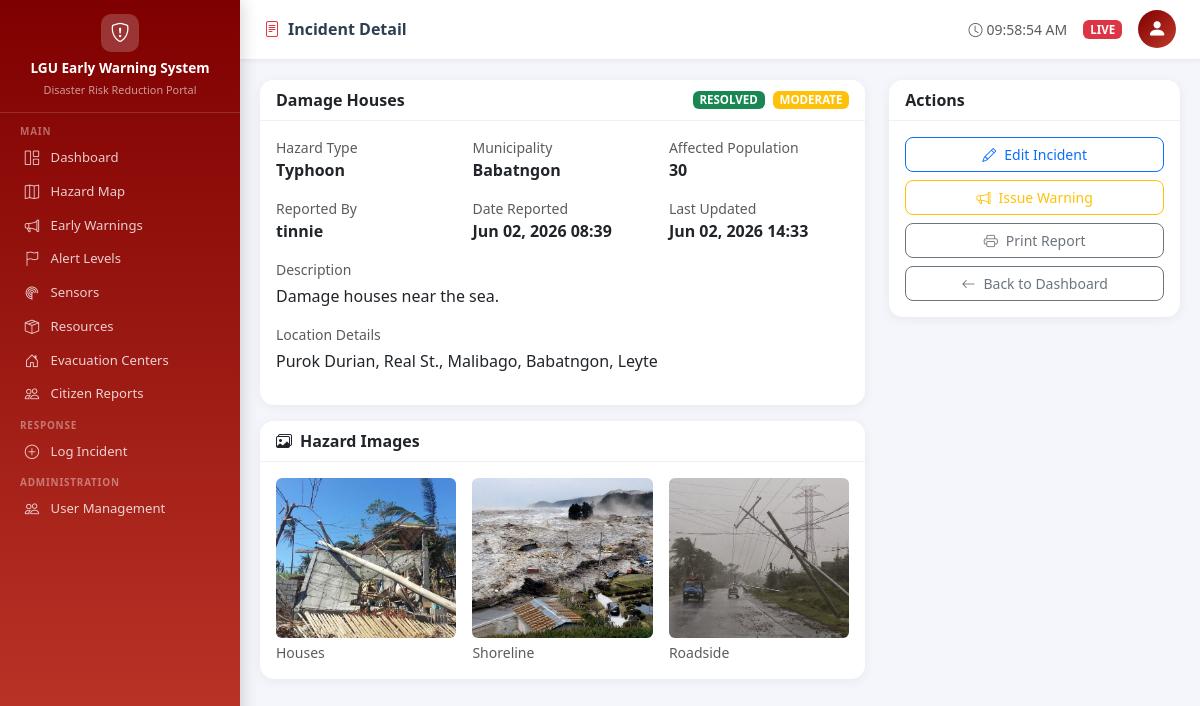
The page /incidents/1/ (signed in) on the database its author committed.
### incidents/models.py (models this page shows, shortened)
class Incident(models.Model):
    STATUS_CHOICES = [
        ('ACTIVE', 'Active'),
        ('MONITORING', 'Monitoring'),
        ('RESOLVED', 'Resolved'),
        ('CLOSED', 'Closed'),
    ]
    SEVERITY_CHOICES = [
        ('LOW', 'Low'),
        ('MODERATE', 'Moderate'),
        ('HIGH', 'High'),
        ('CRITICAL', 'Critical'),
    ]
    title = models.CharField(max_length=200)
    description = models.TextField()
    hazard_type = models.CharField(max_length=20, choices=HazardSensor.HAZARD_TYPES)
    status = models.CharField(max_length=20, choices=STATUS_CHOICES, default='ACTIVE')
    severity = models.CharField(max_length=10, choices=SEVERITY_CHOICES, default='MODERATE')
    municipality = models.CharField(max_length=100)
    image = models.ImageField(upload_to="hazards/", null=True, blank=True)
    latitude = models.FloatField(null=True, blank=True)
    longitude = models.FloatField(null=True, blank=True)
    created_at = models.DateTimeField(auto_now_add=True)
    location_details = models.TextField(help_text='Street, barangay, landmarks')
    reported_by = models.ForeignKey(User, on_delete=models.CASCADE)
    sensor = models.ForeignKey(
        HazardSensor, on_delete=models.SET_NULL,
        null=True, blank=True, related_name='incidents'
    )
    affected_population = models.PositiveIntegerField(default=0)
    created_at = models.DateTimeField(auto_now_add=True)
    updated_at = models.DateTimeField(auto_now=True)
    class Meta:
        ordering = ['-created_at']
        permissions = [
            ('can_bulk_update', 'Can bulk update incident status'),
            ('can_view_all', 'Can view all incidents'),
        ]

class HazardImage(models.Model):
    incident = models.ForeignKey(Incident, on_delete=models.CASCADE, related_name='images')
    image = models.ImageField(upload_to="hazards/", null=True, blank=True)
    caption = models.CharField(max_length=200, blank=True)
    uploaded_at = models.DateTimeField(auto_now_add=True)

### accounts/models.py (models this page shows, shortened)
class User(AbstractUser):
    ROLE_LGU_ADMIN = 'LGU_ADMIN'
    ROLE_DISPATCHER = 'DISPATCHER'
    ROLE_PUBLIC = 'PUBLIC'
    ROLE_CHOICES = [
        (ROLE_LGU_ADMIN, 'LGU Admin'),
        (ROLE_DISPATCHER, 'Dispatcher'),
        (ROLE_PUBLIC, 'Public Viewer'),
    ]
    role = models.CharField(max_length=20, choices=ROLE_CHOICES, default=ROLE_PUBLIC)
    municipality = models.CharField(max_length=100, blank=True)
    contact_number = models.CharField(max_length=20, blank=True)
    profile_photo = models.ImageField(upload_to='profiles/', blank=True, null=True)
    def is_lgu_admin(self):
        return self.role == self.ROLE_LGU_ADMIN

### incidents/views.py (the view)
# urls.py: path('incidents/<int:pk>/', views.incident_detail, name='incident_detail'),
@login_required
def incident_detail(request, pk):
    user = request.user
    if user.is_lgu_admin():
        incident = get_object_or_404(Incident, pk=pk)
    elif user.is_dispatcher():
        incident = get_object_or_404(Incident, pk=pk, reported_by=user)
        if not Incident.objects.filter(pk=pk).exists():
            return HttpResponseForbidden()
    else:
        incident = get_object_or_404(Incident, pk=pk, status__in=['ACTIVE', 'MONITORING'])
    audit.info(f'INCIDENT_VIEW | user={user.username} | role={user.role} | incident_id={pk} | ts={timezone.now()}')
    return render(request, 'incidents/incident_detail.html', {'incident': incident})

### incidents/templatetags/incident_tags.py (called while the page is built)
@register.simple_tag
def status_badge(status):
    colors = {
        'ACTIVE': 'danger',
        'MONITORING': 'warning',
        'RESOLVED': 'success',
        'CLOSED': 'secondary',
    }
    c = colors.get(status, 'secondary')
    return mark_safe(f'<span class="badge bg-{c}">{status}</span>')

@register.simple_tag
def severity_badge(severity):
    colors = {
        'LOW': 'info',
        'MODERATE': 'warning',
        'HIGH': 'danger',
        'CRITICAL': 'dark',
    }
    c = colors.get(severity, 'secondary')
    return mark_safe(f'<span class="badge bg-{c}">{severity}</span>')

### templates/incidents/incident_detail.html (shortened to what this page needs)
{% extends 'base.html' %}
{% load incident_tags %}
{% block page_title %}<i class="bi bi-file-text me-2 text-danger"></i>Incident Detail{% endblock %}
{% block content %}
<div class="row g-4">
  <div class="col-lg-8">
    <div class="card">
      <div class="card-header bg-white d-flex justify-content-between align-items-center">
        <strong>{{ incident.title }}</strong>
        <div class="d-flex gap-2">
          {% status_badge incident.status %}
          {% severity_badge incident.severity %}
        </div>
      </div>
      <div class="card-body">
        <div class="row g-3 mb-3">
          <div class="col-md-4"><div class="text-muted small">Hazard Type</div><strong>{{ incident.get_hazard_type_display }}</strong></div>
          <div class="col-md-4"><div class="text-muted small">Municipality</div><strong>{{ incident.municipality }}</strong></div>
          <div class="col-md-4"><div class="text-muted small">Affected Population</div><strong>{{ incident.affected_population|default:"Unknown" }}</strong></div>
          <div class="col-md-4"><div class="text-muted small">Reported By</div><strong>{{ incident.reported_by.username|default:"—" }}</strong></div>
          <div class="col-md-4"><div class="text-muted small">Date Reported</div><strong>{{ incident.created_at|date:"M d, Y H:i" }}</strong></div>
          <div class="col-md-4"><div class="text-muted small">Last Updated</div><strong>{{ incident.updated_at|date:"M d, Y H:i" }}</strong></div>
        </div>
        <div class="mb-3"><div class="text-muted small mb-1">Description</div><p>{{ incident.description }}</p></div>
        <div><div class="text-muted small mb-1">Location Details</div><p>{{ incident.location_details }}</p></div>
      </div>
    </div>
    {% if incident.images.all %}
    <div class="card mt-3">
      <div class="card-header bg-white"><strong><i class="bi bi-images me-2"></i>Hazard Images</strong></div>
      <div class="card-body">
        <div class="row g-3">
          {% for img in incident.images.all %}
          <div class="col-md-4">
            <img src="{{ img.image.url }}" class="img-fluid rounded" style="height:160px;object-fit:cover;width:100%;">
            {% if img.caption %}<div class="small text-muted mt-1">{{ img.caption }}</div>{% endif %}
          </div>
          {% endfor %}
        </div>
      </div>
    </div>
    {% endif %}
  </div>
  <div class="col-lg-4">
    <div class="card">
      <div class="card-header bg-white"><strong>Actions</strong></div>
      <div class="card-body d-grid gap-2">
        {% if user.role == 'LGU_ADMIN' or incident.reported_by == user %}
        <a href="{% url 'incident_edit' incident.pk %}" class="btn btn-outline-primary"><i class="bi bi-pencil me-2"></i>Edit Incident</a>
        {% endif %}
        <a href="{% url 'warning_create' %}" class="btn btn-outline-warning">
          <i class="bi bi-megaphone me-2"></i>Issue Warning
        </a>
        <a href="{% url 'incident_report' incident.pk %}"
          class="btn btn-outline-secondary"
          target="_blank">
          <i class="bi bi-printer me-2"></i>Print Report
        </a>
        <a href="{% url 'dashboard' %}" class="btn btn-outline-secondary">
          <i class="bi bi-arrow-left me-2"></i>Back to Dashboard
        </a>
      </div>
    </div>
  </div>
</div>
{% endblock %}

### templates/base.html (shortened to what this page needs)
{% load static %}
<!DOCTYPE html>
<html lang="en">
<head>
  <link rel="stylesheet" href="https://cdn.jsdelivr.net/npm/bootstrap@5.3.0/dist/css/bootstrap.min.css">
  <link rel="stylesheet" href="https://cdn.jsdelivr.net/npm/bootstrap-icons@1.11.0/font/bootstrap-icons.css">
  <link rel="stylesheet" href="https://unpkg.com/leaflet/dist/leaflet.css"/>
</head>
<body>
<div class="sidebar" id="sidebar">
  <div class="sidebar-brand">
    <div class="brand-icon"><i class="bi bi-shield-exclamation text-white" style="font-size:1.2rem;"></i></div>
    <h6>LGU Early Warning System</h6>
    <small>Disaster Risk Reduction Portal</small>
  </div>
  <nav class="sidebar-nav">
    <div class="nav-section-label">Main</div>
    <a href="{% url 'dashboard' %}" class="sidebar-link {% block nav_dashboard %}{% endblock %}">
      <i class="bi bi-grid-1x2"></i> Dashboard
    </a>
    <a href="{% url 'map' %}" class="sidebar-link {% block nav_map %}{% endblock %}">
      <i class="bi bi-map"></i> Hazard Map
    </a>
    {% if user.role == 'LGU_ADMIN' %}
    <a href="{% url 'warning_list' %}" class="sidebar-link {% block nav_warnings %}{% endblock %}">
      <i class="bi bi-megaphone"></i> Early Warnings
    </a>
    {% endif %}
    {% if user.role == 'LGU_ADMIN'%}
    <a href="{% url 'alert_level_list' %}" class="sidebar-link {% block nav_alerts %}{% endblock %}">
      <i class="bi bi-flag"></i> Alert Levels
    </a>
    {% endif %}
    {% if user.role == 'LGU_ADMIN' %}
    <a href="{% url 'sensor_list' %}" class="sidebar-link {% block nav_sensors %}{% endblock %}">
      <i class="bi bi-radar"></i> Sensors
    </a>
    {% endif %}
    {% if user.role == 'LGU_ADMIN' or user.role == 'PUBLIC VIEWER' %}
    <a href="{% url 'resource_list' %}" class="sidebar-link {% block nav_resources %}{% endblock %}">
      <i class="bi bi-box-seam"></i> Resources
    </a>
    {% endif %}
    <a href="{% url 'evacuation_list' %}" class="sidebar-link {% block nav_evacuation %}{% endblock %}">
      <i class="bi bi-house-door"></i> Evacuation Centers
    </a>
    {% if user.role == 'LGU_ADMIN' or user.role == 'DISPATCHER' %}
    <a href="{% url 'citizen_report_list' %}" class="sidebar-link {% block nav_reports %}{% endblock %}">
      <i class="bi bi-people"></i> Citizen Reports
    </a>
    {% endif %}
    <div class="nav-section-label">Response</div>
    {% if user.role == 'LGU_ADMIN' or user.role == 'DISPATCHER' %}
    <a href="{% url 'incident_create' %}" class="sidebar-link {% block nav_incident_create %}{% endblock %}">
        <i class="bi bi-plus-circle"></i> Log Incident
    </a>
    {% endif %}
    {% if user.role == 'LGU_ADMIN' %}
    <div class="nav-section-label">Administration</div>
    <a href="{% url 'user_list' %}" class="sidebar-link {% block nav_users %}{% endblock %}">
      <i class="bi bi-people"></i> User Management
    </a>
    {% endif %}
  </nav>
</div>
<div class="main-content">
  <div class="topbar">
    <div class="d-flex align-items-center gap-3">
      <span class="topbar-title">{% block page_title %}Dashboard{% endblock %}</span>
    </div>
    <div class="d-flex align-items-center gap-3">
      <span class="text-muted small"><i class="bi bi-clock me-1"></i><span id="clock"></span></span>
      <span class="badge bg-danger">LIVE</span>
      <div class="dropdown">
        <button class="rounded-circle border-0 p-0 d-flex align-items-center justify-content-center"
                type="button" data-bs-toggle="dropdown"
                style="width:38px;height:38px;background:linear-gradient(135deg,#7f0000,#c0392b);cursor:pointer;">
          <i class="bi bi-person-fill text-white" style="font-size:1.2rem;"></i>
        </button>
      </div>
    </div>
  </div>
  <div class="content-area">
    {% block content %}{% endblock %}
  </div>
</div>
</body>
</html>

### templates/base.html (style rules this page uses)
body { background: #f4f6fb; font-family: 'Segoe UI', sans-serif; }
.sidebar { width: 240px; height: 100vh; background: linear-gradient(180deg, #7f0000 0%, #c0392b 100%); position: fixed; left: 0; top: 0; z-index: 100; display: flex; flex-direction: column; box-shadow: 3px 0 15px rgba(0,0,0,.15); overflow: hidden; }
.sidebar-brand { padding: .9rem 1.25rem .7rem; border-bottom: 1px solid rgba(255,255,255,.15); text-align: center; }
.sidebar-brand .brand-icon { width: 38px; height: 38px; background: rgba(255,255,255,.2); border-radius: 10px; display: flex; align-items: center; justify-content: center; margin: 0 auto .4rem; }
.sidebar-brand h6 { color: #fff; font-weight: 700; font-size: .85rem; margin: 0; line-height: 1.3; }
.sidebar-brand small { color: rgba(255,255,255,.6); font-size: .68rem; }
.sidebar-nav { flex: 1; padding: .3rem 0; overflow: hidden; }
.nav-section-label { color: rgba(255,255,255,.4); font-size: .62rem; text-transform: uppercase; letter-spacing: .08em; padding: .4rem 1.25rem .15rem; font-weight: 600; }
.sidebar-link { display: flex; align-items: center; gap: .6rem; color: rgba(255,255,255,.8); text-decoration: none; padding: .38rem 1.25rem; font-size: .82rem; transition: all .15s; border-left: 3px solid transparent; }
.sidebar-link .bi { font-size: .9rem; width: 18px; text-align: center; }
.main-content { margin-left: 240px; min-height: 100vh; display: flex; flex-direction: column; }
.topbar { background: #fff; border-bottom: 1px solid #e9ecef; padding: .65rem 1.5rem; display: flex; align-items: center; justify-content: space-between; position: sticky; top: 0; z-index: 50; box-shadow: 0 1px 4px rgba(0,0,0,.06); }
.topbar-title { font-weight: 600; font-size: 1rem; color: #2c3e50; }
.content-area { padding: 1.25rem; flex: 1; }
.card { border: none; border-radius: 14px; box-shadow: 0 2px 12px rgba(0,0,0,.06); }
.card-header { border-radius: 14px 14px 0 0 !important; border-bottom: 1px solid rgba(0,0,0,.06); }
.badge { font-size: .72rem; padding: .3em .6em; }
.btn { border-radius: 8px; font-size: .875rem; }

### rows shown on the page
Incident: title "Damage Houses", status "RESOLVED", severity "MODERATE", hazard_type "Typhoon", municipality "Babatngon", affected_population "30", reported_by.username "tinnie", created_at "Jun 02, 2026 08:39", updated_at "Jun 02, 2026 14:33", description "Damage houses near the sea.", location_details "Purok Durian, Real St., Malibago, Babatngon, Leyte"
HazardImage: image (picture), caption "Houses"
HazardImage: image (picture), caption "Shoreline"
HazardImage: image (picture), caption "Roadside"
